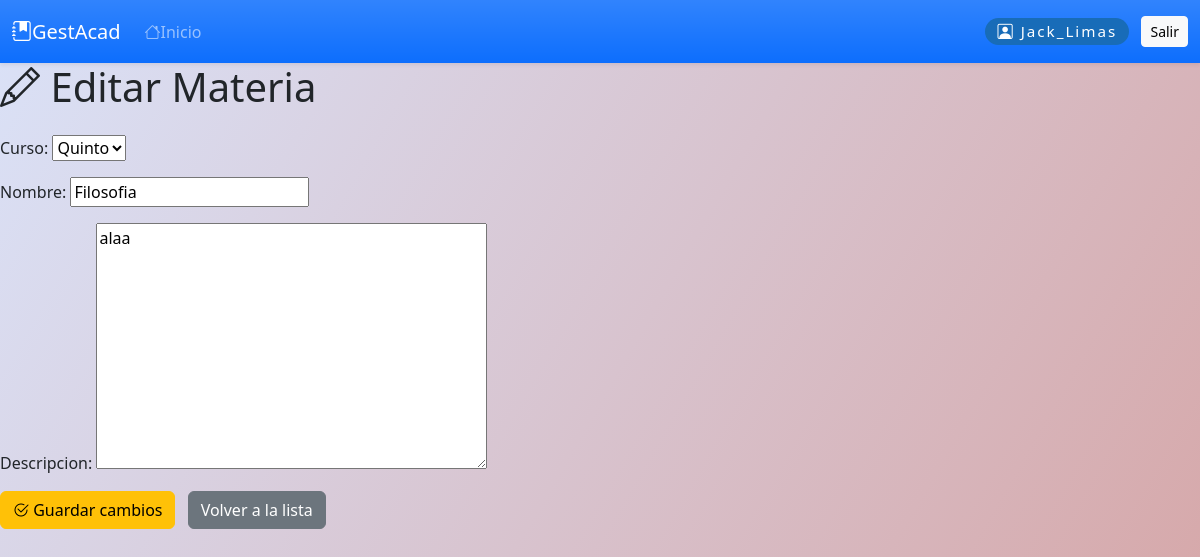
Page /cursos/materias/editar/2/ (signed in) on the committed database.
### cursos/models.py (models this page shows, shortened)
class Materia(models.Model):
    curso = models.ForeignKey(Curso, on_delete=models.CASCADE, related_name='materias')
    nombre = models.CharField(max_length=100)
    descripcion = models.TextField(blank=True)
    profesor = models.ForeignKey(User, on_delete=models.SET_NULL, null=True, blank=True, related_name='materias')

class Curso(models.Model):
    nombre = models.CharField(max_length=100)
    descripcion = models.TextField(blank=True)
    profesor = models.ForeignKey(User, on_delete=models.CASCADE, related_name='cursos_a_cargo', null=True, blank=True)  # <-- CAMBIO: profesor a cargo
    def __str__(self):
        return self.nombre

### cursos/views.py (the view)
# urls.py: path('materias/editar/<int:materia_id>/', views.editar_materia, name='editar_materia'),
@login_required
def editar_materia(request, materia_id):
    es_profesor = request.user.groups.filter(name='Profesor').exists()
    es_admin = request.user.is_superuser
    if not (es_profesor or es_admin):
        messages.error(request, "No tienes permiso para editar materias.")
        return redirect('cursos:listar_materias')
    materia = get_object_or_404(Materia, pk=materia_id)
    if request.method == 'POST':
        form = MateriaForm(request.POST, instance=materia)
        if form.is_valid():
            form.save()
            messages.success(request, "Materia editada correctamente.")
            return redirect('cursos:listar_materias')
    else:
        form = MateriaForm(instance=materia)
    return render(request, 'cursos/editar_materia.html', {'form': form})

### cursos/forms.py
class MateriaForm(forms.ModelForm):
    class Meta:
        model = Materia
        fields = ['curso', 'nombre', 'descripcion']

### cursos/templates/cursos/editar_materia.html (shortened to what this page needs)
{% extends "base.html" %}
{% block content %}
<div class="content-box">
  <h1 class="mb-4"><i class="bi bi-pencil"></i> Editar Materia</h1>
  <form method="post">
    {{ form.as_p }}
    <button type="submit" class="btn btn-warning"><i class="bi bi-check2-circle"></i> Guardar cambios</button>
    <a href="{% url 'cursos:listar_materias' %}" class="btn btn-secondary ms-2">Volver a la lista</a>
  </form>
</div>
{% endblock %}

### templates/base.html (shortened to what this page needs)
<!DOCTYPE html>
<html lang="es">
<head>
    <link href="https://cdn.jsdelivr.net/npm/bootstrap@5.3.2/dist/css/bootstrap.min.css" rel="stylesheet">
    <link href="https://cdn.jsdelivr.net/npm/bootstrap-icons@1.10.5/font/bootstrap-icons.css" rel="stylesheet">
</head>
<body>
<nav class="navbar navbar-expand-lg navbar-dark bg-gradient bg-primary shadow-sm">
  <div class="container-fluid">
    <a class="navbar-brand d-flex align-items-center" href="{% url 'dashboard:dashboard' %}">
        <i class="bi bi-journal-bookmark-fill"></i> GestAcad
    </a>
    <div class="collapse navbar-collapse" id="navbarSupportedContent">
      <ul class="navbar-nav me-auto mb-2 mb-lg-0">
        {% if rol == 'admin' %}
          <li class="nav-item"><a class="nav-link" href="{% url 'dashboard:dashboard' %}"><i class="bi bi-house-fill"></i>Dashboard</a></li>
          <li class="nav-item"><a class="nav-link" href="{% url 'usuarios:perfil' %}"><i class="bi bi-person-badge-fill"></i>Usuarios</a></li>
          <li class="nav-item"><a class="nav-link" href="{% url 'cursos:listar_cursos' %}"><i class="bi bi-easel2-fill"></i>Cursos</a></li>
          <li class="nav-item"><a class="nav-link" href="{% url 'cursos:listar_materias' %}"><i class="bi bi-journals"></i>Materias</a></li>
          <li class="nav-item"><a class="nav-link" href="{% url 'calificaciones:listar_calificaciones' %}"><i class="bi bi-award-fill"></i>Calificaciones</a></li>
          <li class="nav-item"><a class="nav-link" href="{% url 'asistencia:listar_asistencia' %}"><i class="bi bi-calendar-check-fill"></i>Asistencias</a></li>
        {% else %}
          <li class="nav-item"><a class="nav-link" href="{% url 'home' %}"><i class="bi bi-house"></i>Inicio</a></li>
        {% endif %}
      </ul>
      {% if user.is_authenticated %}
      <span class="navbar-text d-flex align-items-center">
        <span class="perfil-chip"><i class="bi bi-person-square"></i> {{ user.username }}</span>
        <form action="{% url 'usuarios:logout' %}" method="post" style="display:inline;">
            <button type="submit" class="btn btn-light btn-sm">Salir</button>
        </form>
      </span>
      {% endif %}
    </div>
  </div>
</nav>
{% block content %}{% endblock %}
</body>
</html>

### templates/base.html (style rules this page uses)
body { background: linear-gradient(120deg, #dae2f8 0%, #d6a4a4 100%); min-height: 100vh; margin: 0; }
.navbar { position: sticky; top: 0; z-index: 1000; }
.perfil-chip { background: #186cb8; color: #fff; border-radius: 1em; padding: 0.13em 0.8em 0.13em 0.8em; font-size: 0.95em; margin-right: 0.8em; letter-spacing: 0.13em; }

### rows in the picture
Materia: curso "Quinto", descripcion "alaa"
Curso: nombre "Filosofia"

### other values in the picture
{{ user.username }} "Jack_Limas"
